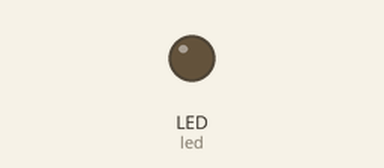
Simulated run of this program. Board: CircuitPython board. Shown: output pins drawn as LEDs (lit = HIGH). USB keyboard and mouse output is not drawn.

Above: at 7.2 s.
At 40.8 s:
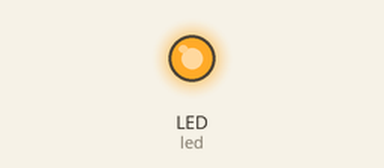
Timing chart, 0 to 94.3 s (numbered marks = the images above):
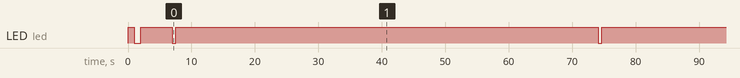

The program:

code.py
```python
import time
import board
import digitalio
import usb_hid

from adafruit_hid.keyboard import Keyboard
from adafruit_hid.keyboard_layout_us import KeyboardLayoutUS
from adafruit_hid.keycode import Keycode

led = digitalio.DigitalInOut(board.LED)
led.direction = digitalio.Direction.OUTPUT

led.value = True
time.sleep(1)
led.value = False
time.sleep(1)
led.value = True
time.sleep(5)

keyboard = Keyboard(usb_hid.devices)
keyboard_layout = KeyboardLayoutUS(keyboard)

while True:
    led.value = False
    keyboard.send(Keycode.SHIFT)
    time.sleep(0.5)
    led.value = True
    time.sleep(66.6)
```

Measured:
- by itself, LED (led): goes LOW 1.0 s, HIGH 5.0 s, LOW 0.52 s, HIGH 66.6 s, LOW 0.52 s, then HIGH
